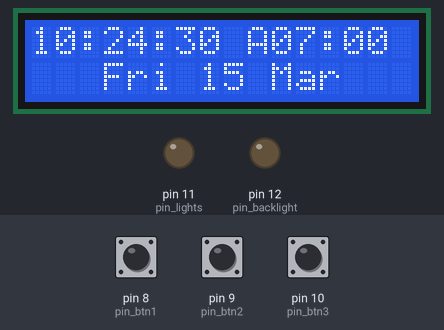
A sketch run on a simulated Arduino Uno, built with avr-gcc and run on an emulated ATmega328P. Shown: 16×2 character LCD, output pins drawn as LEDs (lit = HIGH). The test bench sets the inputs (shaded band); at power-on: pin 9 (pin_btn2) HIGH, pin 10 (pin_btn3) HIGH, pin 8 (pin_btn1) HIGH. The local clock reads 2024-03-15 10:24:30 at power-on unless the sketch sets it.

Above: at 0.1 s.
1.3 s: pin 9 (pin_btn2) pulled LOW for 3.2 s
At 1.64 s:
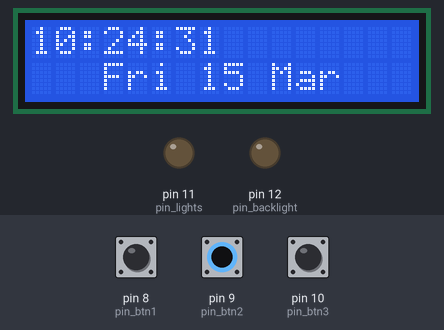
6.0 s: pin 10 (pin_btn3) pulled LOW for 0.25 s
At 8.8 s:
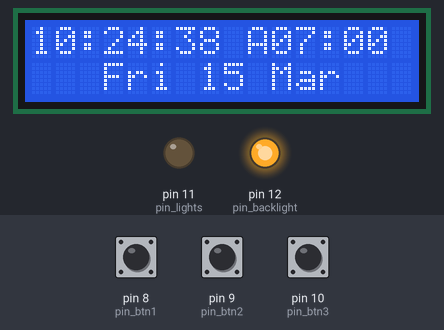
9.2 s: pin 9 (pin_btn2) pulled LOW for 0.25 s
At 10.5 s:
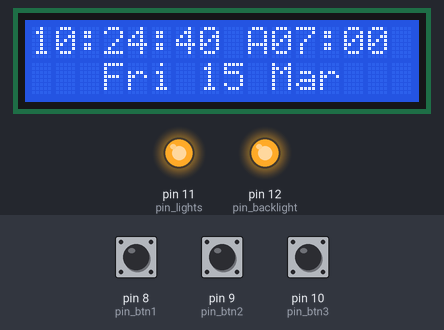
12.4 s: pin 10 (pin_btn3) pulled LOW for 1 s
At 14.9 s:
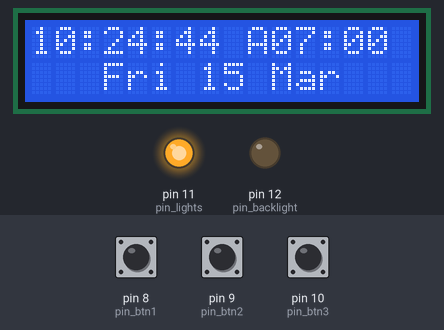
15.6 s: pin 9 (pin_btn2) pulled LOW for 1 s
At 16.09 s:
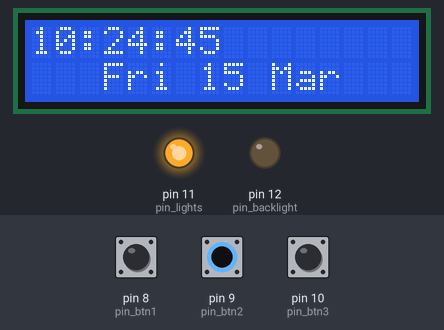
18.1 s: pin 8 (pin_btn1) pulled LOW for 0.25 s
At 19.9 s:
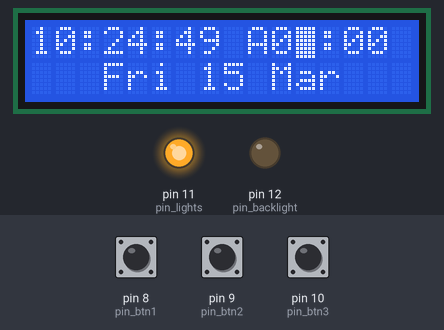
Timing chart, 0 to 21.4 s (numbered marks = the images above; inputs shaded):
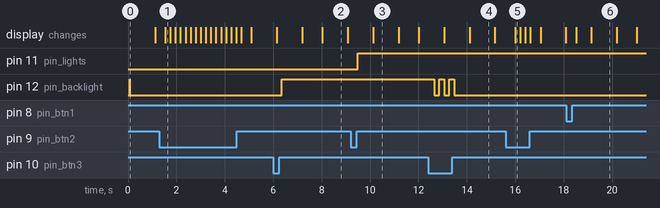

The sketch:

SunriseAlarmV2.0.ino
```cpp
//Sunrise Alarm Clock
//Arturo Abruzzini 2017

//include libraries
#include <Wire.h>
#include <Time.h>
#include <TimeLib.h>
#include <DS1307RTC.h>
#include <LiquidCrystal.h>

//initiate vars
LiquidCrystal lcd(2, 3, 4, 5, 6, 7);

bool alarm_on=true;
bool backlight_on=true;
bool lights_on=false;
bool alarm_active=false;

int pin_backlight=12;
int pin_btn1=8; //mode
int pin_btn2=9; //alarm on/off, lights on/off, increment
int pin_btn3=10; //backlight on/off, select value to edit
int pin_lights=11;

time_t t;
#define TIME_MSG_LEN 11 // time sync to PC is HEADER followed by Unix time_t as ten ASCII digits
#define TIME_HEADER 'T' // Header tag for serial time sync message
int now_hour, now_min, now_sec, now_day, now_month, now_year;
String now_day_str, now_month_str;
int alarm_hour=7;
int alarm_min=0;

int mode=1;

int alarm_lenght=30; //min
float R; //exponential rate for light turn on

void setup() {
  // setup libraries, rtc, lcd, pinmodes
  Wire.begin();
  setSyncProvider(RTC.get);
  if (timeStatus() != timeSet)
     Serial.println("Unable to sync with the RTC");
  else
     Serial.println("RTC has set the system time");
  lcd.begin(16,2);
  pinMode(pin_btn1, INPUT);
  pinMode(pin_btn2, INPUT);
  pinMode(pin_btn3, INPUT);
  pinMode(pin_lights, OUTPUT);
  pinMode(pin_backlight, OUTPUT);
  digitalWrite(pin_btn1, HIGH);
  digitalWrite(pin_btn2, HIGH);
  digitalWrite(pin_btn3, HIGH);
  digitalWrite(pin_backlight, HIGH);

  //get time from computer if connected
  Serial.begin(9600);

  //set exponential rate of lights turning on
  R = (alarm_lenght * log10(2))/(log10(255));
}

void loop() {
  //display time
  plot_time();

  //check is it's time for the alarm, and set the lights if it is
  check_alarm();

  //set backlight
  if (backlight_on) {
    digitalWrite(pin_backlight, LOW);
  } else {
    digitalWrite(pin_backlight, HIGH);
  }

  //set lights
  if (lights_on && alarm_active==false) {
    analogWrite(pin_lights, 255);
  } else {
    analogWrite(pin_lights, 0);
  }

  // check mode var and go to mode
  switch (mode) {
    case 1:
      base_mode();
      break;
    case 2:
      edit_alarm_hour_mode();
      break;
    case 3:
      edit_alarm_min_mode();
      break;
    case 4:
      edit_time_hour_mode();
      break;
    case 5:
      edit_time_min_mode();
      break;
    case 6:
      edit_time_sec_mode();
      break;
  }

  delay(200);
}

void plot_time() {
  // get time and booleans and display time date and alarm time if on
  now_hour = hour();
  now_min = minute();
  now_sec = second();
  now_day = day();
  now_month = month();
  now_day_str = dayShortStr(weekday());                     //check if it works
  now_month_str = monthShortStr(now_month);
  now_year = year();

  //display "HH:MM:SS" top left
  lcd.setCursor(0,0);
  if (now_hour<=9) lcd.print("0");
  lcd.print(now_hour);
  lcd.print(":");
  if (now_min<=9) lcd.print("0");
  lcd.print(now_min);
  lcd.print(":");
  if (now_sec<=9) lcd.print("0");
  lcd.print(now_sec);

  //display "DAY DD MON" bottom centre
  lcd.setCursor(3,1);
  lcd.print(now_day_str);                           //check if it works
  lcd.setCursor(7,1);
  lcd.print(now_day);
  lcd.setCursor(10,1);
  lcd.print(now_month_str);

  //display "A HH:MM" top right if alarm is on
  if (alarm_on==true) {
    lcd.setCursor(9,0);
    lcd.print("A");
    if (alarm_hour<=9) lcd.print("0");
    lcd.print(alarm_hour);
    lcd.print(":");
    if (alarm_min<=9) lcd.print("0");
    lcd.print(alarm_min);
  } else {
    lcd.setCursor(9,0);
    lcd.print("      ");                            //check if it works
  }
}

void check_alarm() {
  // check if time matches alarm time
  int now_time_in_minutes = now_min+now_hour*60;
  int alarm_time_in_minutes = alarm_min+alarm_hour*60;
  int min_since_alarm = now_time_in_minutes-alarm_time_in_minutes;

  //if it's still alarm time, set the light to correct intensity
  //ramping up from 0 to full brightness over alarm_lenght minutes
  if (min_since_alarm<=alarm_lenght && min_since_alarm>=0 && alarm_on==true) {
    int brightness = pow (2, (min_since_alarm / R)) - 1;
    analogWrite(pin_lights, brightness);
    backlight_on = true;
    alarm_active = true;
    lights_on = true;
    Serial.println("alarm");
    Serial.println(brightness);
  } else {
    alarm_active=false;
  }

}

//mode 1
void base_mode() {
  // base mode

  lcd.noBlink();
  // if btn_1 is pressed, go to edit_alarm_hour_mode-2
  if (digitalRead(pin_btn1)==0) {
    mode = 2;
  }
  // if btn_2 is pressed, if backlight is on, switch alarm on/off
  if (digitalRead(pin_btn2)==0) {
    if (backlight_on==true) {
      alarm_on =! alarm_on;
    }
    // if btn_2 is pressed, if backlight is off, switch lights on/off
    else {
      lights_on =! lights_on;
    }
  }

  // if btn_3 is pressed, switch backlight on/off
  if (digitalRead(pin_btn3)==0) {
    backlight_on =!backlight_on;
  }
}

//mode 2
void edit_alarm_hour_mode() {
  // edit alarm hour mode
  lcd.setCursor(11,0);
  lcd.blink();
  // if btn_1 is pressed, go to edit_time_hour_mode-4
  if (digitalRead(pin_btn1)==0) {
    mode = 4;
  }
  // if btn_2 is pressed, add 1 to alarm_hour
  if (digitalRead(pin_btn2)==0) {
    alarm_hour += 1;
    if (alarm_hour>=24) alarm_hour -= 24;
  }
  // if btn_3 is pressed, go to edit_alarm_min_mode-3
  if (digitalRead(pin_btn3)==0) {
    mode = 3;
  }
}

//mode 3
void edit_alarm_min_mode() {
  // edit alarm min mode
  lcd.setCursor(14,0);
  lcd.blink();
  // if btn_1 is pressed, go to base_mode-1
  if (digitalRead(pin_btn1)==0) {
    mode = 1;
  }
  // if btn_2 is pressed, add 5 to alarm_min
  if (digitalRead(pin_btn2)==0) {
    alarm_min += 5;
    if (alarm_min>=60) alarm_min -= 60;
  }
  // if btn_3 is pressed, go to base_mode-1
  if (digitalRead(pin_btn3)==0) {
    mode = 1;
  }
}

//mode 4
void edit_time_hour_mode() {
  // edit time hour mode
  lcd.setCursor(1,0);
  lcd.blink();
  // if btn_1 is pressed, go to base_mode-1
  if (digitalRead(pin_btn1)==0) {
    mode = 1;
  }
  // if btn_2 is pressed, add 1 to time_hour
  if (digitalRead(pin_btn2)==0) {
    now_hour +=1;
    if (now_hour>=24) now_hour -= 24;
    setTime(now_hour,now_min,now_sec,now_day,now_month,now_year);
    RTC.set(now());
  }
  // if btn_3 is pressed, go to edit_time_min_mode-5
  if (digitalRead(pin_btn3)==0) {
    mode = 5;
  }
}

//mode 5
void edit_time_min_mode() {
  // edit time min mode
  lcd.setCursor(4,0);
  lcd.blink();
  // if btn_1 is pressed, go to base_mode-1
  if (digitalRead(pin_btn1)==0) {
    mode = 1;
  }
  // if btn_2 is pressed, add 1 to time_min
  if (digitalRead(pin_btn2)==0) {
    now_min +=1;
    if (now_min>=60) now_min -= 60;
    setTime(now_hour,now_min,now_sec,now_day,now_month,now_year);
    RTC.set(now());
  }
  // if btn_3 is pressed, go to edit_time_sec_mode-6
  if (digitalRead(pin_btn3)==0) {
    mode = 6;
  }
}

//mode 6
void edit_time_sec_mode() {
  // edit time sec mode
  lcd.setCursor(7,0);
  lcd.blink();
  // if btn_1 is pressed, go to base_mode-1
  if (digitalRead(pin_btn1)==0) {
    mode = 1;
  }
  // if btn_2 is pressed, set now_sec=0
  if (digitalRead(pin_btn2)==0) {
    now_sec = 0;
    setTime(now_hour,now_min,now_sec,now_day,now_month,now_year);
    RTC.set(now());
  }
  // if btn_3 is pressed, go to base_mode-1
  if (digitalRead(pin_btn3)==0) {
    mode = 1;
  }

}
```

Measured:
- after the input at 1.3 s, the display: changes after 0.24 s (image 1)
- after the input at 6.0 s, pin 12 (pin_backlight): LOW → HIGH after 0.36 s
- after the input at 9.2 s, pin 11 (pin_lights): LOW → HIGH after 0.30 s
- after the input at 12.4 s, pin 12 (pin_backlight): alternates HIGH for 0.21 s and LOW for 0.21 s, 5 changes in all, then stays LOW, starting after 0.24 s
- after the input at 15.6 s, the display: changes after 0.39 s (image 5)
- what the display in image 3 shows lasts 1.1 s, from 10.1 s to 11.2 s
